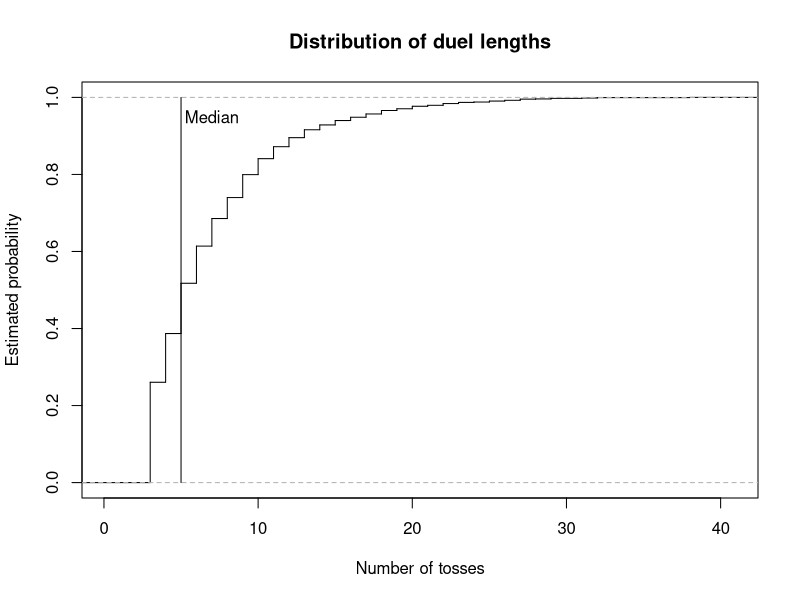
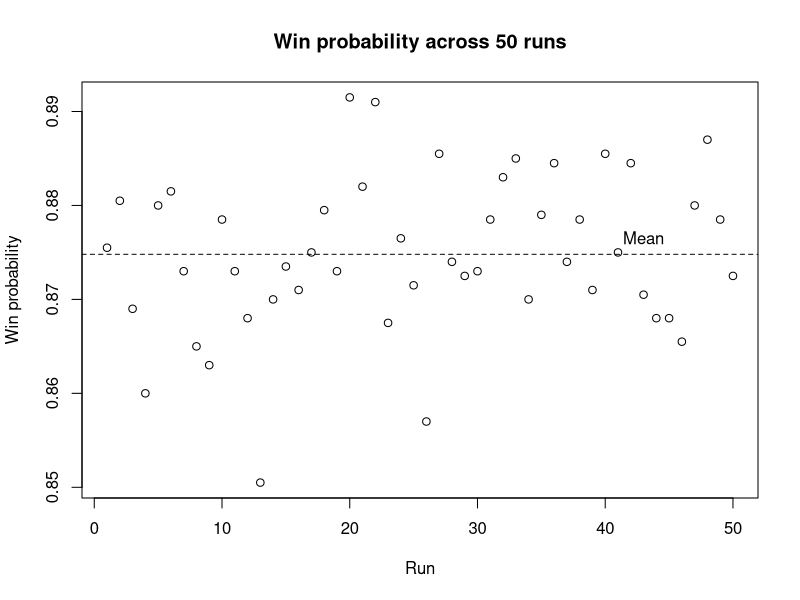

Source code (R) for these figures, in order:
# =============================================================================
# Coin-Toss Pattern Duel
#
# Authors:
# Pierrick de Boer: S3034691
# Fagan Ganbarli: S3015664
# Raneem Alluhaydan: S3044929


# Contributions:
# Pierrick de Boer ( 33%): Task 1-3
# Fagan Ganbarli ( 33%): Task 4-5
# Raneem Alluhaydan ( 33%): Task 6-7
#
# Overview:
# This script simulates duels between two binary patterns in a sequence
# of coin tosses. It identifies which pattern appears first and estimates
# the probability that player A wins through repeated simulations.
#
# Main functions:
# 1. firsthit(): Find the first occurrence of a pattern.
# 2. sim_duels(): Simulate multiple duels.
# 3. duel(): Simulate one duel.
# 4. pwin(): Estimate the probability that a pattern wins.
# 5. ewait(): Calculate the expected waiting time of a pattern.
# 6. pmat(): Calculate win probabilities between patterns.
# 7. find_cycle(): Find a non-transitive cycle of patterns.
# =============================================================================

# Task 1: 

# Idea:
#

# Input:
#

# Output:
#

# Method:
#

firsthit <- function(x, a) {
  # Find the ending position of the first occurrence of pattern a
  # in each row of x.
  #
  # Convert a vector into a matrix if necessary. Compare the pattern
  # against every possible starting position and record the positions
  # where all elements match. Return the ending position of the first
  # match, or NA if the pattern does not occur.
  #
  # Args:
  #   x: A vector or matrix containing coin tosses.
  #   a: The binary pattern to search for.
  #
  # Returns:
  #   The ending position of the first occurrence in each row,
  #   or NA if no occurrence is found.
  
  if (!is.matrix(x)) {
    x <- matrix(x, nrow = 1)
  }
  
  L <- ncol(x)
  k <- length(a)
  
  # A pattern longer than the sequence cannot occur.
  if (k > L) {
    return(rep(NA, nrow(x)))
  }
  
  # Check every possible starting position.
  hit <- matrix(TRUE, nrow = nrow(x), ncol = L - k + 1)
  
  for (j in seq_along(a)) {
    hit <- hit & x[, j:(L - k + j), drop = FALSE] == a[j]
  }
  
  # Find the first matching position in each row.
  start <- max.col(hit, ties.method = "first")
  start[rowSums(hit) == 0] <- NA
  
  # Convert starting positions into ending positions.
  return(start + k - 1)
}


# Task 2: 

# Idea:
#

# Input:
#

# Output:
#

# Method:
#

sim_duels <- function(a, b, p = 0.5, nreps = 1) {
  # Simulate independent duels between patterns a and b.
  #
  # Generate tosses in blocks and check which pattern appears first.
  # Retain the final k - 1 tosses of unfinished sequences between
  # blocks so that patterns crossing block boundaries are detected.
  # Store the outcomes of completed duels and continue with the
  # remaining simulations.
  #
  # Args:
  #   a: Binary pattern representing player A.
  #   b: Binary pattern representing player B.
  #   p: Probability of obtaining a 1 on each toss.
  #   nreps: Number of independent duels to simulate.
  #
  # Returns:
  #   A list containing the winner (1 for A, 0 for B) and the
  #   total number of tosses for each duel.
  
  k <- length(a)
  
  if (k != length(b)) {
    stop("this is not a fair game!")
  }
  
  if (all(a == b)) {
    stop("a and b are identical")
  }
  
  # Initialize the block length and simulation results.
  time <- 0
  B <- 3 * k
  
  active <- 1:nreps
  winner <- rep(NA, nreps)
  tosses <- rep(NA, nreps)
  
  while (length(active) > 0) {
    
    # Generate the initial block of tosses.
    if (time == 0) {
      W <- matrix(
        rbinom(nreps * B, size = 1, prob = p),
        nrow = nreps
      )
      
    } else {
      # Retain the last k - 1 tosses from each active sequence.
      keep <- W[
        ,
        B - (k - 1) + seq_len(k - 1),
        drop = FALSE
      ]
      
      # Generate new tosses for the unfinished duels.
      W_new <- matrix(
        rbinom(
          nrow(keep) * (B - k + 1),
          size = 1,
          prob = p
        ),
        nrow = nrow(keep)
      )
      
      # Append the new tosses to the retained sequence.
      W <- cbind(keep, W_new)
    }
    
    # Find the first occurrence of each player's pattern.
    time_a <- firsthit(W, a)
    time_b <- firsthit(W, b)
    
    # Identify the winner based on the earliest occurrence.
    a_wins <- !is.na(time_a) &
      (is.na(time_b) | time_a < time_b)
    
    b_wins <- !is.na(time_b) &
      (is.na(time_a) | time_b < time_a)
    
    # Store the results of completed duels.
    decided <- a_wins | b_wins
    
    hit_time <- pmin(time_a, time_b, na.rm = TRUE)
    
    winner[active[a_wins]] <- 1
    winner[active[b_wins]] <- 0
    
    tosses[active[decided]] <- time + hit_time[decided]
    
    # Remove completed duels from the active simulations.
    active <- active[!decided]
    W <- W[!decided, , drop = FALSE]
    
    # Advance the number of newly generated tosses.
    time <- time + B - (k - 1)
  }
  
  return(list(winner = winner, tosses = tosses))
}



duel <- function(a, b, p = 0.5) {
  # Simulate one duel by calling sim_duels() with a single repetition.
  #
  # Args:
  #   a: Binary pattern representing player A.
  #   b: Binary pattern representing player B.
  #   p: Probability of obtaining a 1 on each toss.
  #
  # Returns:
  #   A vector containing the winner and the total number of tosses.
  
  result <- sim_duels(a, b, p, nreps = 1)
  
  return(c(result[[1]], result[[2]]))
}


# Task 3: 

# Idea:
#

# Input:
#

# Output:
#

# Method:
#

pwin <- function(a, b, p = 0.5, nreps = 10000) {
  # Estimate player A's probability of winning through simulation.
  #
  # Simulate independent duels and calculate the proportion won
  # by player A. Since wins are represented by 1 and losses by 0,
  # the mean of the winner vector estimates the winning probability.
  #
  # Args:
  #   a: Binary pattern representing player A.
  #   b: Binary pattern representing player B.
  #   p: Probability of obtaining a 1 on each toss.
  #   nreps: Number of independent duels to simulate.
  #
  # Returns:
  #   The estimated probability that player A wins.
  
  result <- sim_duels(a, b, p, nreps)
  
  p_a_wins <- sum(result[[1]]) / length(result[[1]])
  
  return(p_a_wins)
}
  

# Task 4: Calculating the exact expected waiting time for a pattern.

# Idea:
# The expected waiting time depends on the lengths for which
# the first and last j elements of a pattern match. Each matching
# overlap contributes the reciprocal of the probability of its prefix.

# Input:
# a = A non-empty binary vector representing the pattern.
# p = The probability of a head (0 < p < 1).

# Output:
# The exact expected waiting time until the pattern appears. 

# Method:
# Check that the inputs are valid.
# Examine every possible overlap length. If the first and last j
# elements match, calculate the prefix probability and add its
# reciprocal to the expected waiting time.

ewait <- function(a, p = 0.5) {
  
  # Check that the pattern is a non-empty binary vector.
  if (!is.numeric(a) || length(a) == 0 ||  
      anyNA(a) || any(!a %in% c(0, 1))) {
    stop("The pattern must be a non-empty binary vector.")  
  }
  
  # Check that p is a valid probability between 0 and 1.
  if (!is.numeric(p) || length(p) != 1 ||
      is.na(p) || !is.finite(p) ||
      p <= 0 || p >= 1) {
    stop("p must be a numeric value between 0 and 1.")  
  }
  
  k <- length(a)
  expected_wait <- 0
  
  # Examine every possible overlap length, including the full pattern.
  for (j in 1:k) {
    
    # An overlap exists when the first and last j elements match.
    if (all(a[1:j] == a[(k-j+1):k])) {
      
      # Count the number of heads in the prefix.
      n_head <- sum(a[1:j] == 1)
      
      # Calculate the probability of the prefix.
      r_probability <- (p ^ n_head) * ((1 - p) ^ (j - n_head))
      
      # Add the reciprocal probability for this overlap.
      expected_wait <- expected_wait + (1 / r_probability)
    }
  }
  return(expected_wait)
}


# Task 5: Calculate the matrix of pairwise win probabilities.

# Idea:
# Estimate how often each pattern beats every other pattern using 
# repeated simulations, and store the result probabilities in a matrix. 

# Input:
# k = The length of each binary pattern.
# p = The probability of a head (0 < p < 1).
# nreps = The number of simulated duels for each pair..

# Output:
# A 2^k by 2^k matrix of estimated win probabilities.
# The diagonal entries are NA, because a pattern cannot duel itself.

# Method:
# Generate all possible patterns of length k and arrange them in
# lexicographic order, with 0 before 1.
# Estimate the win probability for every distinct pattern using 
# the pwin() function and store the result in matrix M.

pmat <- function(k, p = 0.5, nreps = 10000) {

  # Generate all possible binary patterns of length k.
  pattern <- expand.grid(rep(list(0:1), k))
  
  # Arrange patterns in lexicographic order, with 0 before 1.
  pattern <- pattern[
    do.call(order, as.data.frame(pattern)), , drop = FALSE]
  
  # Convert the patterns to a matrix.
  pattern <- as.matrix(pattern)
  
  # Create a matrix to store the estimated win probabilities.
  M <- matrix(NA, nrow = 2^k, ncol = 2^k)
  
  # Calculate the number of patterns.
  n <- nrow(pattern)
  
  # Label the rows and columns using the binary patterns.
  rownames(M) <- apply(pattern, 1, paste, collapse = "")
  colnames(M) <- apply(pattern, 1, paste, collapse = "")
  
  # Estimate the probability that each pattern beats every other pattern.
  for (i in 1:n) {
    for (j in 1:n) {
      
      # Leave diagonal entries as NA, because a pattern cannot duel itself.
      if (i != j) {
        M[i, j] <- pwin(
          pattern[i, ],
          pattern[j, ],
          p = p,
          nreps = nreps
        )
      }
    }
  }
  return(M)
}




# Task 5(a): Find the best reply and its win probability for each pattern.

# Idea:
# For each pattern, find the pattern that beats it with the 
# highest probability and display the results in a table.

# Input:
# M = The matrix of win probabilities created by pmat() function
# with k = 3 and a fair coin.

# Output:
# A data frame showing each pattern, its best reply, and the 
# probability that the best reply wins.

# Method:
# Replace the diagonal NA values with -inf so they cannot be 
# selected as the best reply.
# Find the maximum value in each column.
# Record the each pattern, its best reply, and the associated 
# win probability in a data frame.

# Create a matrix for k = 3 and a fair coin using pmat() function.
M <- pmat(k = 3, p = 0.50)

# Replace the diagonal NA values with -inf.
M <- replace(M, is.na(M), -Inf)

# Find the index of the best reply for each pattern.
best_reply <- apply(M, 2, which.max)
  
# Create a vector to store the win probabilities.
win_probability <- numeric(ncol(M))
  
# Store the win probability of each best reply.
for (j in seq_len(ncol(M))) {
  win_probability[j] <- M[best_reply[j], j]
}
  
# Create a data frame of patterns, best replies, and win probabilities.
best_reply_table <- data.frame(
  Pattern = rownames(M),
  Best_reply = rownames(M)[best_reply],
  Probability = win_probability
)

print(best_reply_table)


# Task 5(b)(I): Find evenly matched pattern pairs.

# Idea:
# Find pairs with approximately equal chances (between 0.49 and 0.51) 
# of winning against each other.

# Input:
# M = The matrix of win probabilities created by pmat() function
# with k = 3 and a fair coin.

# Output:
# A data frame showing each evenly matched pair and the win 
# probabilities of both pattern

# Method:
# Examine each distinct pair only once.
# Keep pairs for which both win probabilities are between 0.49 and 0.51.

# Create an empty data frame to store the results.
evenly_matched_pairs <- data.frame(
  Pattern1 = character(),
  Pattern2 = character(),
  P1_Win_Probability = numeric(),
  P2_Win_Probability = numeric()
)
  
# Examine all pairs with for loop.
for (i in seq_len(nrow(M))) {
  for (j in seq_len(ncol(M))) {
    
    # Check each pair once and exclude the diagonal.
    if (j > i && 
        !is.na(M[i, j]) &&
        !is.na(M[j, i]) &&
        abs(M[i, j] - 0.5) <= 0.01 &&
        abs(M[j, i] - 0.5) <= 0.01) {
      
      # Store both patterns and their win probabilities.
      evenly_matched_pairs <- rbind(
        evenly_matched_pairs,
        data.frame(
          Pattern1 = rownames(M)[i],
          Pattern2 = colnames(M)[j],
          P1_Win_Probability = M[i, j],
          P2_Win_Probability = M[j, i]
        )
      )
    }
  }
}

# Reset row names and display the result
row.names(evenly_matched_pairs) <- NULL
print(evenly_matched_pairs)


# Task 5(b)(II): Find the shortest non-transitive cycle.

# Idea:
# Find the shortest cycle in which every pattern beats the next
# pattern with at least given win probability.

# Input:
# m = A matrix of pairwise win probabilities.
# min_probability = The minimum probability required for each win.

# Output:
# A data frame showing the patterns in each cycle, the direction 
# of each win, and win probabilities.

# Method:
# Search cycles in increasing order of length. Use recursive search
# to extend path without repeating patterns, and check whether the
# final pattern beats the starting pattern to complete a cycle.

find_cycle <- function(m, min_probability = 0.60) {
  
  k <- nrow(m)

  # Check cycle from the shortest possible length (3).
  for (i in 3:k) {
    
    cycles <- list()

    # Try each pattern as the starting point.
    for(start in seq_len(k)) {
      
      search <- function(path) {
        
        last <- path[length(path)]

        # Check whether the path can be closed into a cycle.
        if (length(path) == i) {
          
          if (!is.na(m[last, start]) &&
              m[last, start] >= min_probability) {
            
            cycles[[length(cycles) + 1]] <<- path
          }
          
          return(invisible(NULL))
        }

        # Only consider unused patterns to avoid duplicate cycles.
        sequence <- setdiff(seq_len(k), path)
        sequence <- sequence[sequence > start]
        
        for (next_item in sequence) {
          
          if (!is.na(m[last, next_item]) && 
              m[last, next_item] >= min_probability) {
            
            search(c(path, next_item))
          }
        }
      }
      search(start)
    }

    # Return the cycle when shortest length has been found.
    if (length(cycles) > 0) {
      
      result <- do.call(rbind, lapply(seq_along(cycles), function(x) {
        
        path <- cycles[[x]]
        next_path <- c(path[-1], path[1])
        
        data.frame(
          Cycle = x,
          From = rownames(m)[path],
          To = colnames(m)[next_path],
          Win = m[cbind(path, next_path)]
        )
      }))
      rownames(result) <- NULL
      return(result)
    }
  }

  # Return a message if no cycle exists.
  return("No cycle found.")
}

# Find the shortest cycle with minimum win probability = 0.60.
find_cycle(M, min_probability = 0.60)  

# Task 5(c): Compare expected waiting times with duel results.

# Idea:
# Find pairs with the same expected waiting time and identify.
# pairs with noticeably different duel probabilities.

# Input:
# M = The matrix of win probabilities created by pmat() function
#      with k = 3 and a fair coin.
# ewait() = The function that calculates the expected waiting time. 

# Output:
# A data frame that demonstrates pairs with the same expected 
# waiting time whose duel probability is below 0.4 or above 0.6.

# Method:
# Get the pattern labels from the row names of M.
# Convert labels into a binary matrix.
# Calculate the exact expected waiting time with ewait() function 
# Compare each pairs and keep whose expected waiting times are the same.
# Display pairs with win probability notably far from 0.5.

# Get the pattern labels from the row names of M.
pattern_label <- rownames(M)

# Convert labels into a binary matrix.
pattern_label <- t(sapply(pattern_label, function(x) {
  as.numeric(strsplit(x, "")[[1]])
})) 

# Define pattern names.
pattern_names <- apply(pattern_label, 1, paste, collapse = "")

# Calculate th exact expected waiting time.
expected_wait <- apply(pattern_label, 1, ewait)

# Create an empty data frame to store pairs.
comparison_table <- data.frame(
  Pattern1 = character(),
  Pattern2 = character(),
  Expected_Wait = numeric(),
  Win_Probability = numeric()
)

# Compare every distinct pairs.
for (i in seq_len(nrow(M))) {
  for (j in seq_len(ncol(M))) {
      
    # Check each pair ony one time
    # Keep pairs with the same expected waiting time.
    if (i < j &&
        expected_wait[i] == expected_wait[j]) {
      
      # Store the pair, their equal expected waiting time,
      # and the probability that Pattern1 beats Pattern2.
      comparison_table <- rbind(
        comparison_table, data.frame(
        Pattern1 = pattern_names[i],
        Pattern2 = pattern_names[j],
        Expected_Wait = expected_wait[i],
        Win_Probability = M[i, j]
        )
      )
    }
  }
}

# Display pairs whose win probabilities notable differ from 0.5 
# (win probability is below 0.4 or above 0.6.)

comparison_table <- comparison_table[
  abs(comparison_table$Win_Probability - 0.5) > 0.1, ]

row.names(comparison_table) <- NULL

print(comparison_table)

#Task 6: Plot duel lengths and variation in win probabilities.

# Idea:
# Describe the two things you are investigating:
# how long duels take and how estimates vary between runs.

# Input:
# Patterns 011 and 111, a fair coin, 2000 duels,
# and 50 repeated runs for the win-probability estimates.

# Output:
# Two graphs: a CDF of duel lengths and a plot of
# win-probability estimates across 50 runs.

# Method:
# Simulate duels, plot their lengths and mark the median.
# Repeat the win-probability estimation 50 times, plot
# the results and mark their mean.

# Choose the two patterns and simulate 2000 duels.
a <- c(0,1,1)
b <- c(1,1,1)
results <- sim_duels(a,b, p = 0.5, nreps = 2000)

# Save the duel lengths and plot their distribution as a staircase.

tosses <- results$tosses

plot(ecdf(tosses), 
     verticals = TRUE,
     do.points = FALSE,
     main = "Distribution of duel lengths",
     xlab = "Number of tosses", 
     ylab = "Estimated probability")

# Calculate the median duel length and mark it with a vertical line.
med <- median(tosses)
lines(c(med, med), c(0,1))
text(med + 2, 0.95, "Median")

# Estimate the win probability over 50 runs, using 2000 duels per run.
win_estimates <- numeric(50)

for (i in 1:50) { 
  win_estimates[i] <- pwin(
    a = c(0,1,1),
    b = c(1,1,1),
    p = 0.5,
    nreps = 2000
  )
}

#Calculate the mean of the 50 estimates.

mean(win_estimates)

# Plot the estimates and mark their mean with a dashed line.
plot(win_estimates,
     xlab = "Run",
     ylab = "Win probability",
     main = "Win probability across 50 runs")

abline(h = mean(win_estimates), lty = 2)
text(43, mean(win_estimates), "Mean", pos = 3)

# Task 7: Investigate the effect of coin bias.

# Idea:
# Check how changing the coin bias affects the best replies.

# Input:
# Patterns of length 3, with p = 0.25 and p = 0.7.

# Output:
# A best-reply table for each coin bias.

# Method:
# Calculate the win-probability matrix and find the best reply
# to each pattern. Repeat for both coin biases and compare the results.

# Create the win-probability matrix for p = 0.25.
M <- pmat(k = 3, p = 0.25, nreps = 2000)

# Exclude patterns from being their own best reply.
M <- replace(M, is.na(M), -Inf)

# Find each best reply and save its win probability.
best_reply <- apply(M, 2, which.max)

win_probability <- numeric(ncol(M))

for (j in seq_len(ncol(M))) {
  win_probability[j] <- M[best_reply[j], j]
}

# Create and print the best-reply table.
best_reply_table <- data.frame(
  Pattern = rownames(M),
  Best_reply = rownames(M)[best_reply],
  Probability = win_probability,
  row.names = NULL
)

print(best_reply_table)

# Repeat the best-reply analysis for p = 0.7.
M <- pmat(k = 3, p = 0.7, nreps = 2000)

# Exclude patterns from being their own best reply.
M <- replace(M, is.na(M), -Inf)

# Find each best reply and save its win probability.
best_reply <- apply(M, 2, which.max)
win_probability <- numeric(ncol(M))

for (j in seq_len(ncol(M))) {
  win_probability[j] <- M[best_reply[j], j]
}

# Create and print the best-reply table.
best_reply_table <- data.frame(
  Pattern = rownames(M),
  Best_reply = rownames(M)[best_reply],
  Probability = win_probability,
  row.names = NULL
)

print(best_reply_table)

# Overall analysis

# Graphs:
# The CDF shows the distribution of duel lengths, with the median
# marked. The second graph shows variation in win-probability
# estimates across 50 runs, with the mean marked.

# Best replies and cycles:
# The best replies change with coin bias. The cycle for p = 0.25 is
# 100 -> 000 -> 001 -> 010 -> 100, while for p = 0.7 it is
# 110 -> 101 -> 011 -> 111 -> 110.

# Waiting times:
# Patterns 001 and 100 both have an expected waiting time of
# 8 tosses, but their head-to-head win probability is not 0.5.

#  Conclusion:
# Expected waiting times alone cannot predict who wins a duel.
# Both patterns are checked using the same sequence of coin tosses,
# and their patterns can overlap in that sequence.
# This means their waiting times are linked, not independent.
# Therefore, comparing their expected waiting times alone can
# give a misleading idea of which pattern will win.
